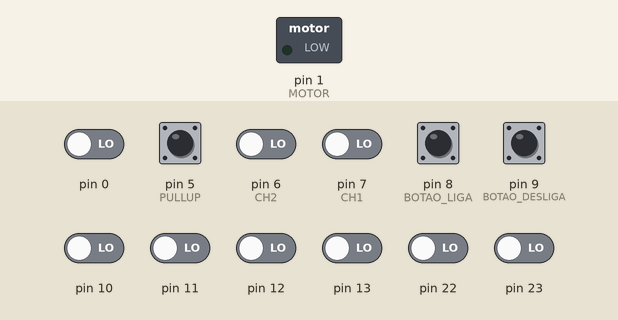
A sketch run on a simulated Arduino Uno, built with avr-gcc and run on an emulated ATmega328P. Parts: switched loads named in the sketch (green lamp = pin HIGH). The inputs (shaded band) are chosen by the test bench; at power-on: pin 5 (PULLUP) HIGH, pin 0, pin 6 (CH2), pin 7 (CH1), pin 8 (BOTAO_LIGA), pin 9 (BOTAO_DESLIGA), pin 10–13, pin 22, pin 23 LOW.

Above: at 0.8 s.
0.9 s: pin 8 (BOTAO_LIGA) pulled HIGH for 0.15 s
At 1.7 s:
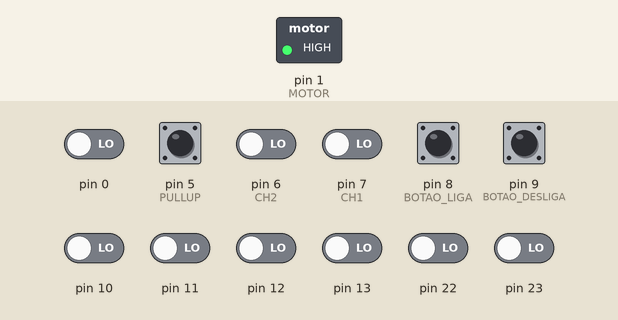
2.5 s: pin 9 (BOTAO_DESLIGA) pulled HIGH for 0.15 s
At 2.9 s:
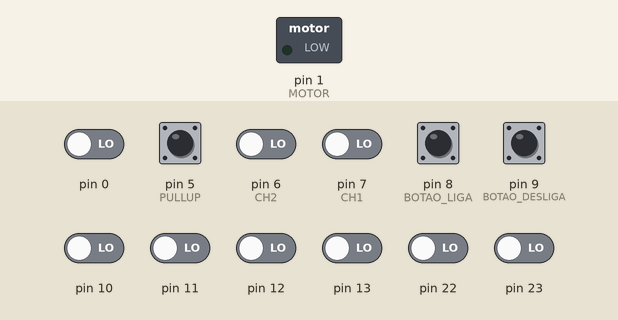
4.1 s: pin 8 (BOTAO_LIGA) pulled HIGH for 1 s
At 5.3 s:
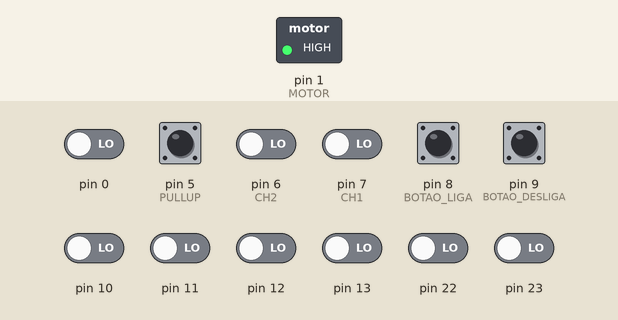
Timing chart, 0 to 7.1 s (numbered marks = the images above; inputs shaded):
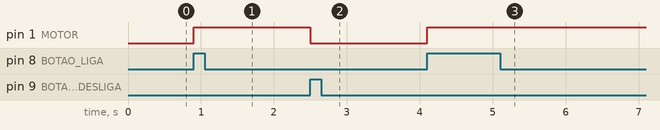

Measured:
- after the input at 0.9 s, pin 1 (MOTOR): LOW → HIGH at once
- after the input at 2.5 s, pin 1 (MOTOR): HIGH → LOW at once
- after the input at 4.1 s, pin 1 (MOTOR): LOW → HIGH at once

The sketch:

ATIVIDADE2.ino
```cpp
#define BOTAO_LIGA (1 << PB0)     // Define o pino PD1 como BOTAO_LIGA
#define BOTAO_DESLIGA (1 << PB1)  // Define o pino PD0 como BOTAO_DESLIGA
#define SENSOR1 (1 << PB2)
#define SENSOR2 (1 << PB3)
#define SENSOR3 (1 << PB4)
#define MOTOR (1 << PD1)   // Define o pino PD7 como MOTOR
#define PULLUP (1 << PD5)  // Define o pino PD5 para pull-up
#define LEDON (1 << PD2)
#define LEDOF (1 << PD3)
#define ALERT (1 << PD4)
#define CH2 (1 << PD6)
#define CH1 (1 << PD7)


int main() {
  // Configura o pino PD7 como saída para o motor
  DDRD |= MOTOR;  // Configura PD7 como saída
  DDRD |= ALERT;
  DDRD |= LEDON;
  DDRD |= LEDOF;


  // Configura o pino PD5 como entrada com pull-up ativado
  DDRD &= ~PULLUP;  // Configura PD5 como entrada
  PORTD |= PULLUP;  // Ativa pull-up em PD5


  for (;;) {
    // Leitura das entradas
    unsigned short int botaoliga = PINB & BOTAO_LIGA;
    unsigned short int botaodesliga = PINB & BOTAO_DESLIGA;
    unsigned short int sensor1 = PIND & SENSOR1;
    unsigned short int sensor2 = PIND & SENSOR2;
    unsigned short int sensor3 = PIND & SENSOR3;
    unsigned short int ch1 = PIND & CH1;
    unsigned short int ch2 = PIND & CH2;


    // Verifica se o botão de ligar está pressionado
    if (botaoliga != 0) {

      PORTD = PORTD | MOTOR;  // Liga o motor
      PORTD &= ~LEDOF;
    }
    // Verifica se o botão de desligar está pressionado
    if (botaodesliga != 0) {
      PORTD &= ~MOTOR;  // Desliga o motor
    }

    switch ((ch1 >> 3) | ((ch2 >> 2) << 1)) {
      case 0b00:
        if (sensor1 != 0) {
          PORTD = PORTD | LEDON;
          PORTD &= ~MOTOR;
        }

        break;
      case 0b01:  // chave1 == 0 e chave2 == 1
        if (sensor2 != 0) {
          PORTD = PORTD | LEDON;
          PORTD &= ~MOTOR;
        }
        break;
      case 0b10:  // chave1 == 1 e chave2 == 0
        if (sensor3 != 0) {
          PORTD = PORTD | LEDON;
          PORTD &= ~MOTOR;
        }
        break;
    }
  }

  return 0;
}
```
